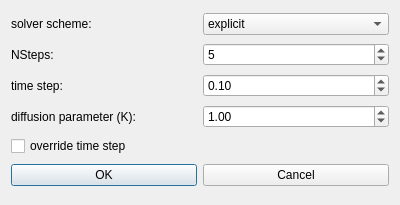
<?xml version="1.0" encoding="UTF-8"?>
<ui version="4.0">
 <class>peronaMalikDialog</class>
 <widget class="QDialog" name="peronaMalikDialog">
  <property name="geometry">
   <rect>
    <x>0</x>
    <y>0</y>
    <width>400</width>
    <height>205</height>
   </rect>
  </property>
  <property name="windowTitle">
   <string>Perona-Malik</string>
  </property>
  <layout class="QGridLayout" name="gridLayout">
   <item row="1" column="0">
    <widget class="QLabel" name="label_2">
     <property name="text">
      <string>NSteps:</string>
     </property>
    </widget>
   </item>
   <item row="5" column="0">
    <widget class="QPushButton" name="okButton">
     <property name="text">
      <string>OK</string>
     </property>
    </widget>
   </item>
   <item row="3" column="0">
    <widget class="QLabel" name="label_4">
     <property name="text">
      <string>diffusion parameter (K):</string>
     </property>
    </widget>
   </item>
   <item row="2" column="1">
    <widget class="QDoubleSpinBox" name="timeStepSpinBox">
     <property name="minimum">
      <double>0.010000000000000</double>
     </property>
     <property name="singleStep">
      <double>0.010000000000000</double>
     </property>
     <property name="stepType">
      <enum>QAbstractSpinBox::AdaptiveDecimalStepType</enum>
     </property>
     <property name="value">
      <double>0.100000000000000</double>
     </property>
    </widget>
   </item>
   <item row="1" column="1">
    <widget class="QSpinBox" name="nStepsSpinBox">
     <property name="minimum">
      <number>1</number>
     </property>
     <property name="maximum">
      <number>200</number>
     </property>
     <property name="value">
      <number>5</number>
     </property>
    </widget>
   </item>
   <item row="0" column="0">
    <widget class="QLabel" name="label">
     <property name="text">
      <string>solver scheme:</string>
     </property>
    </widget>
   </item>
   <item row="5" column="1">
    <widget class="QPushButton" name="cancelButton">
     <property name="text">
      <string>Cancel</string>
     </property>
    </widget>
   </item>
   <item row="2" column="0">
    <widget class="QLabel" name="label_3">
     <property name="text">
      <string>time step:</string>
     </property>
    </widget>
   </item>
   <item row="3" column="1">
    <widget class="QDoubleSpinBox" name="kParamSpinBox">
     <property name="minimum">
      <double>0.010000000000000</double>
     </property>
     <property name="singleStep">
      <double>0.010000000000000</double>
     </property>
     <property name="value">
      <double>1.000000000000000</double>
     </property>
    </widget>
   </item>
   <item row="0" column="1">
    <widget class="QComboBox" name="schemeComboBox">
     <item>
      <property name="text">
       <string>explicit</string>
      </property>
     </item>
     <item>
      <property name="text">
       <string>regularized (semi-implicit)</string>
      </property>
     </item>
    </widget>
   </item>
   <item row="4" column="0">
    <widget class="QCheckBox" name="overrideCheckBox">
     <property name="text">
      <string>override time step</string>
     </property>
    </widget>
   </item>
  </layout>
 </widget>
 <resources/>
 <connections>
  <connection>
   <sender>okButton</sender>
   <signal>clicked()</signal>
   <receiver>peronaMalikDialog</receiver>
   <slot>accept()</slot>
   <hints>
    <hint type="sourcelabel">
     <x>196</x>
     <y>163</y>
    </hint>
    <hint type="destinationlabel">
     <x>96</x>
     <y>204</y>
    </hint>
   </hints>
  </connection>
  <connection>
   <sender>cancelButton</sender>
   <signal>clicked()</signal>
   <receiver>peronaMalikDialog</receiver>
   <slot>reject()</slot>
   <hints>
    <hint type="sourcelabel">
     <x>388</x>
     <y>163</y>
    </hint>
    <hint type="destinationlabel">
     <x>179</x>
     <y>204</y>
    </hint>
   </hints>
  </connection>
  <connection>
   <sender>schemeComboBox</sender>
   <signal>currentIndexChanged(int)</signal>
   <receiver>peronaMalikDialog</receiver>
   <slot>bindTimeStep()</slot>
   <hints>
    <hint type="sourcelabel">
     <x>244</x>
     <y>22</y>
    </hint>
    <hint type="destinationlabel">
     <x>5</x>
     <y>5</y>
    </hint>
   </hints>
  </connection>
  <connection>
   <sender>overrideCheckBox</sender>
   <signal>toggled(bool)</signal>
   <receiver>peronaMalikDialog</receiver>
   <slot>overrideTimeStep()</slot>
   <hints>
    <hint type="sourcelabel">
     <x>112</x>
     <y>145</y>
    </hint>
    <hint type="destinationlabel">
     <x>2</x>
     <y>126</y>
    </hint>
   </hints>
  </connection>
 </connections>
 <slots>
  <slot>bindTimeStep()</slot>
  <slot>overrideTimeStep()</slot>
 </slots>
</ui>
